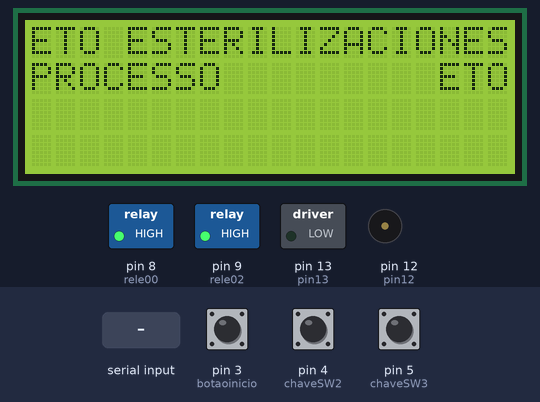
A sketch run on a simulated Arduino Uno, built with avr-gcc and run on an emulated ATmega328P. Parts: 20×4 character LCD, switched loads named in the sketch (green lamp = pin HIGH), buzzer (waves = sounding). Inputs (shaded band) come from the test bench; at power-on: pin 3 (botaoinicio) LOW, pin 4 (chaveSW2) HIGH, pin 5 (chaveSW3) HIGH.

Above: at 1.2 s.
At 17.2 s:
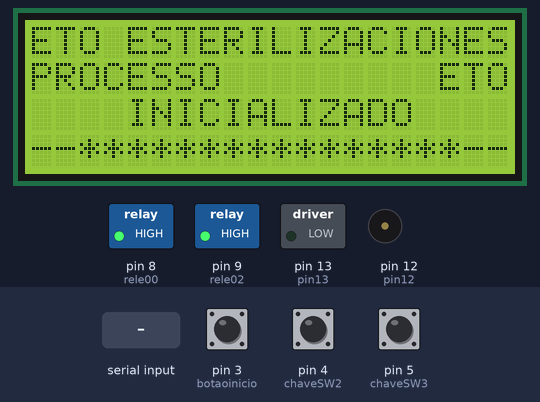
17.3 s: "H" received over Serial
At 18.1 s:
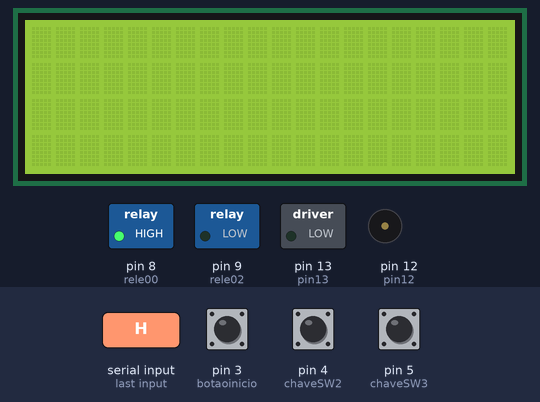
At 22.0 s:
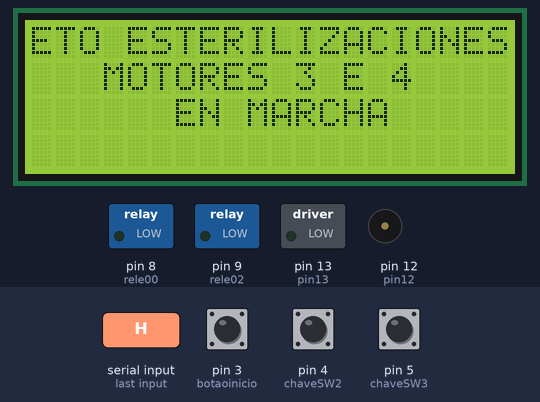
Timing chart, 0 to 53.1 s (numbered marks = the images above; inputs shaded):
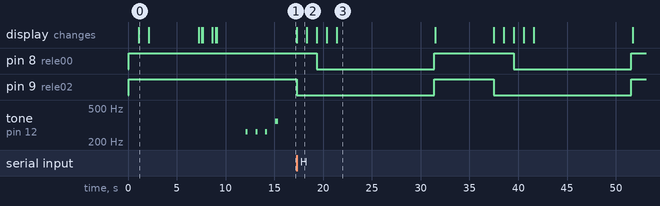

Measured:
- after the input at 17.3 s, pin 8 (rele00): alternates HIGH for 8.2 s and LOW for 12.0 s, starting after 2.0 s; pin 9 (rele02): alternates HIGH for 6.1 s and LOW for 14.1 s, starting at once; the display: changes at once (image 2)
- what the display in image 0 shows lasts 1.0 s, from 1.1 s to 2.1 s

The sketch:

teste_dois_botoes_MOTORES_3_E_4_teste_entrada.ino
```cpp
#include <Wire.h>
#include <LiquidCrystal_I2C.h>
// Inicializa o display no endereco 0x3F
LiquidCrystal_I2C lcd(0x3F,2,1,0,4,5,6,7,3, POSITIVE);

int incomingByte;      // a variable to read incoming serial data

int botaoinicio = 3; // define pino 9 como entrada botao liga
int chaveSW2 = 4; // define botao 8 como botao desliga
int chaveSW3 = 5;
#define rele00 8 // rele motor 3
#define rele02 9 // rele motor 4
#define pin12 12
#define pin13 13

int estadorele00 = 1;
int estadorele02 = 1;
int estadorele08 = 1;
int i;

int liga = 1;
int desliga = 0;

void setup() {
 Serial.begin(9600);
 lcd.begin (20,4);


pinMode (pin12,OUTPUT);
pinMode (pin13,OUTPUT);
pinMode (botaoinicio, INPUT); // define como entrada
pinMode (chaveSW2, INPUT); // define como entrada
pinMode (chaveSW3, INPUT_PULLUP); // define como entrada
pinMode (rele00, OUTPUT); // define como saida
pinMode (rele02, OUTPUT); // define como saida


digitalWrite(rele00, estadorele00);
digitalWrite(rele02, estadorele02);

 lcd.setBacklight(HIGH);
  lcd.setCursor(0,0);
  lcd.print("ETO ESTERILIZACIONES");
  delay(1000);
  lcd.setCursor(0,1);
  lcd.print("PROCESSO         ETO");
  delay(1000);
  lcd.setCursor(0,2);
  lcd.print("    INICIALIZADO    ");
  lcd.setCursor(0,3);
  lcd.print("--****************--");
  delay(5000);
  delay(100);

    //Faz o efeito de deslocamento para esquerda
  for (i =0; i <20; i++){
  lcd.scrollDisplayLeft();
  delay(20);   }
  delay(1000);
  //Faz o efeito de deslocamento para esquerda
  for (i =0; i <20; i++){
  lcd.scrollDisplayLeft();
  delay(20);   }
  delay(3000);

    tone(12,262,200); //DO
    delay(1000);
    tone(12,262,200); //DO
    delay(1000);
    tone(12,262,200); //DO
    delay(1000);
    tone(12,349,300); //FA
    delay(1000);

}

void loop() {
int valorInicio = digitalRead (botaoinicio);// le o valor de botao
int valorSW2 = digitalRead (chaveSW2); // le o valor de botao1
int valorSW3 = digitalRead (chaveSW3); // le o valor de botao2
   if (Serial.available() > 0) {

    // read the oldest byte in the serial buffer:
    incomingByte = Serial.read();
   }


int var = incomingByte;

switch (var){

case 'H':

if (valorInicio == HIGH && valorSW2 == LOW) {// Testa o estado dos botoes
    lcd.clear();
digitalWrite (rele02, HIGH); // envia saida para nivel alto
digitalWrite (rele00,LOW); // envia a saida para nivel baixo
delay (1000);


  lcd.setBacklight(HIGH);
  lcd.setCursor(0,0);
  lcd.print("ETO ESTERILIZACIONES");
  delay(1000);
  lcd.setCursor(6,1);
  lcd.print("MOTOR 3");
  lcd.setCursor(6,2);
  lcd.print("EN MARCHA");
  delay(1000);
  int estadorele00 = 1;
int estadorele02 = 0;
}


if (valorInicio == LOW && valorSW2 == HIGH) { // Testa saida dos botoes
    lcd.clear();
digitalWrite (rele00,HIGH); // envia a saida para nivel alto
digitalWrite (rele02,LOW); // envia a saida para nivel baixo
delay (1000);

  lcd.setBacklight(HIGH);
  lcd.setCursor(0,0);
  lcd.print("ETO ESTERILIZACIONES");
  delay(1000);
  lcd.setCursor(6,1);
  lcd.print("MOTOR 4");
  lcd.setCursor(6,2);
  lcd.print("EN MARCHA");
  int estadorele00 = 1;
int estadorele02 = 1;
}
digitalWrite(estadorele00,estadorele02);

if (valorSW3 == HIGH) { // Testa saida dos botoes

  lcd.clear();
digitalWrite (rele00,LOW); // envia a saida para nivel baixo
digitalWrite (rele02,LOW); // envia a saida para nivel baixo
delay (1000);

  lcd.setBacklight(HIGH);
  lcd.setCursor(0,0);
  lcd.print("ETO ESTERILIZACIONES");
  delay(1000);
  lcd.setCursor(3,1);
  lcd.print("MOTORES 3 E 4");
  lcd.setCursor(6,2);
  lcd.print("EN MARCHA");

}

digitalWrite(!estadorele00,!estadorele02);
if (valorSW3 == HIGH) { // Testa saida dos botoes
delay (5000);
digitalWrite (rele00,LOW); // envia a saida para nivel baixo
delay (5000);
digitalWrite (rele02,HIGH); // envia a saida para nivel alto

digitalWrite (rele00,HIGH); // envia a saida para nivel baixo
delay (100);

  lcd.clear();
  lcd.setBacklight(HIGH);
  lcd.setCursor(6,0);
  lcd.print("MOTORES");
  lcd.setCursor(6,1);
  lcd.print("APAGADOS");
  delay(6000);
  lcd.clear();
    }


break;
  lcd.setBacklight(HIGH);
  lcd.setCursor(2,0);
  lcd.print("SEGUIR ARDUINO");
  lcd.setCursor(5,1);
  lcd.print("PROCESOS");
  delay(6000);
case 'L':
    tone(12,349,300); //FA
    delay(500);
    tone(12,349,300); //FA
    delay(500);
    tone(12,349,300); //FA
    delay(500);
    tone(12,262,200); //DO
    delay(500);
    tone(12,262,200); //DO
    delay(500);
    tone(12,262,200); //DO
    delay(500);

digitalWrite (rele02,HIGH); // envia a saida para nivel alto

digitalWrite (rele00,HIGH); // envia a saida para nivel baixo
delay (100);
break;
}


}
```
